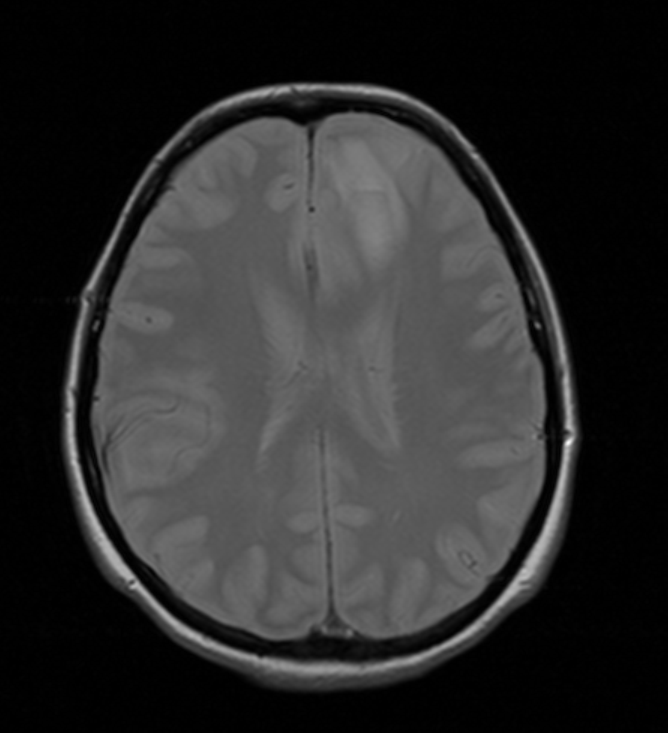
#> input picture r2.png, 668 x 733 px
$ python main.py   (older library calls are emulated)
#> lines starting #> are read from the running program, lines starting #| are printed output that depends on the picture
import cv2
import numpy as np
from scipy import ndimage
from matplotlib import pyplot as plt

# ***** WCZYTANIE ZDJĘCIA *****
img = cv2.imread("r2.png")
#> img is the input picture: shape (733, 668, 3); min 0, max 249, mean 44

# ***** ZDEFINIOWANIE KRAWĘDZI X i Y *****
# ***** SOBEL *****
kernel_Sobel_x = np.array([
    [1, 0, -1],
    [2, 0, -2],
    [1, 0, -1]])
kernel_Sobel_y = np.array([
    [-1, -2, -1],
    [0, 0, 0],
    [1, 2, 1]])
# ***** ROBERTS *****
kernel_Roberts_x = np.array([
    [1, 0],
    [0, -1]
    ])
kernel_Roberts_y = np.array([
    [0, -1],
    [1, 0]
    ])
# ***** POŁĄCZENIE ZDJĘĆ X i Y *****
sob_x = cv2.filter2D(img, cv2.CV_64F, kernel_Sobel_x)
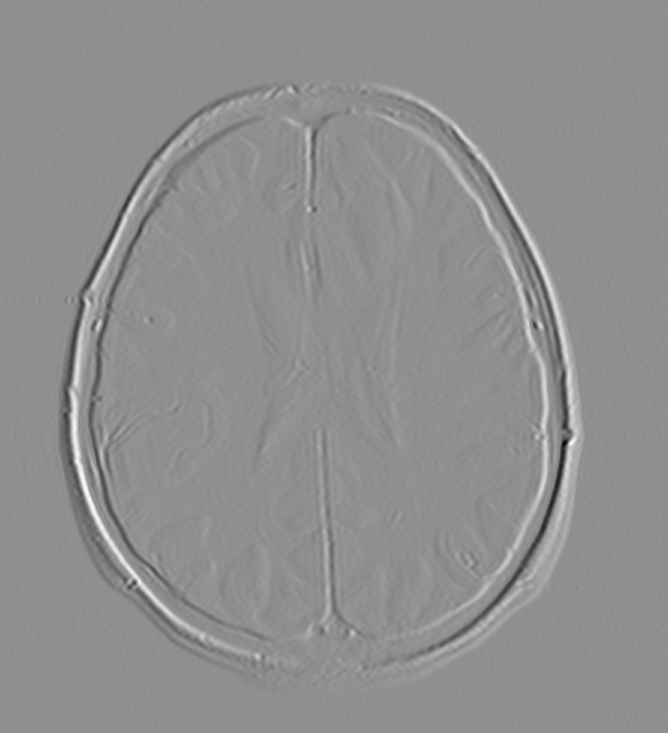
#> sob_x: shape (733, 668, 3) float64; min -373, max 289, mean 0; drawn with min black and max white
sob_y = cv2.filter2D(img, cv2.CV_64F, kernel_Sobel_y)
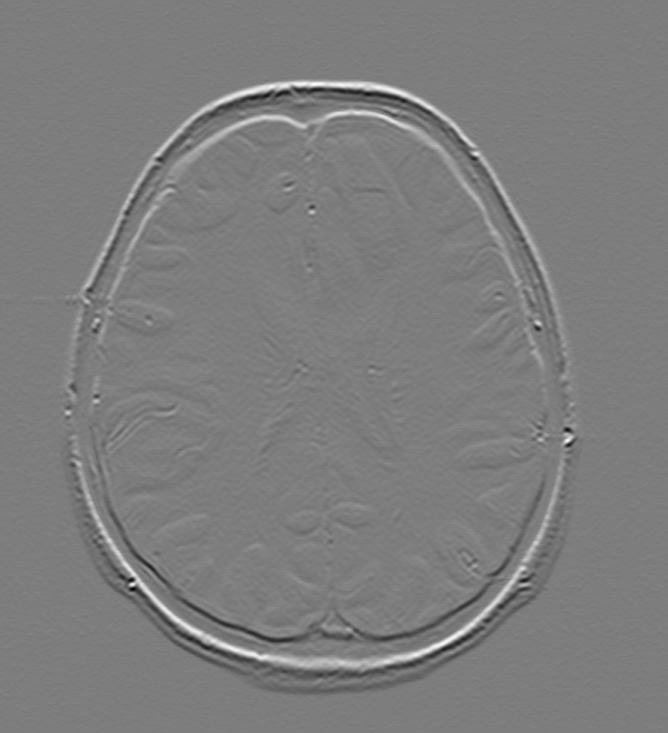
#> sob_y: shape (733, 668, 3) float64; min -248, max 255, mean 0; drawn with min black and max white
sob = sob_x + sob_y
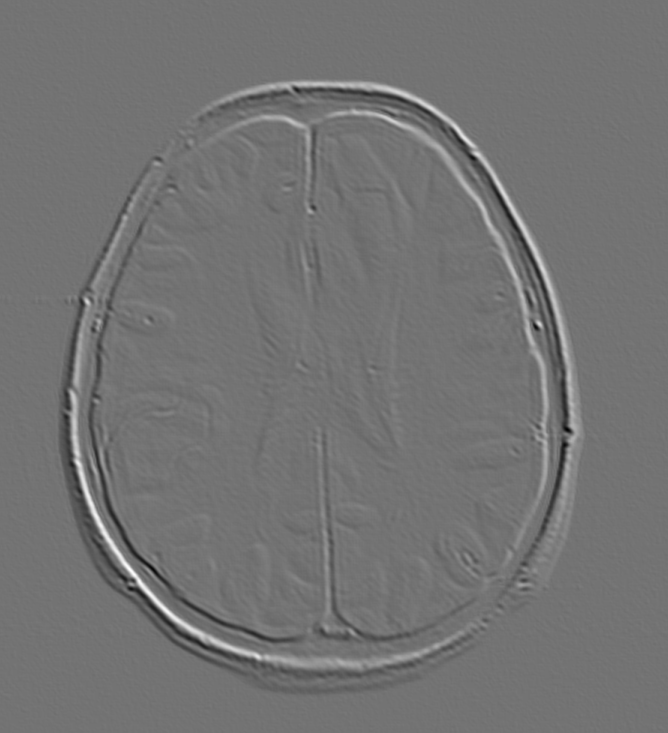
#> sob: shape (733, 668, 3) float64; min -366, max 442, mean 0; drawn with min black and max white
rob_x = cv2.filter2D(img, cv2.CV_64F, kernel_Roberts_x)
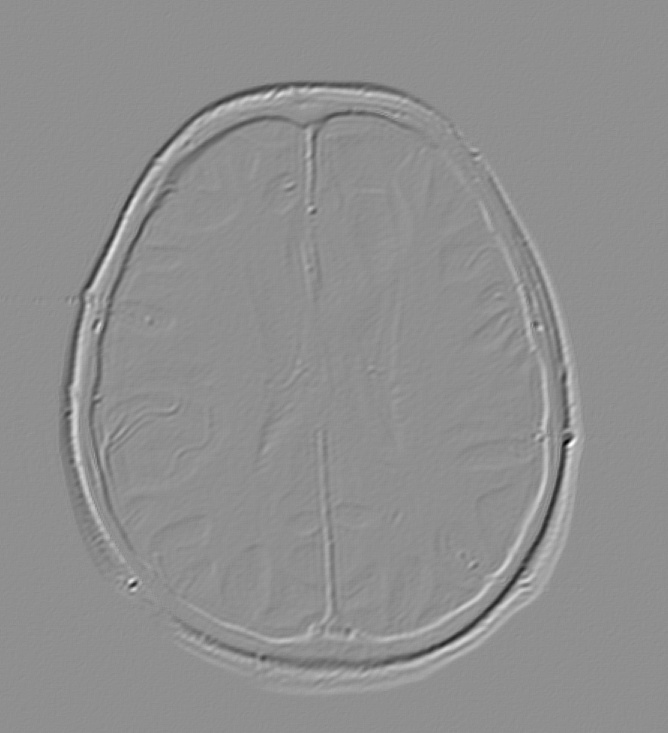
#> rob_x: shape (733, 668, 3) float64; min -68, max 53, mean 0; drawn with min black and max white
rob_y = cv2.filter2D(img, cv2.CV_64F, kernel_Roberts_y)
rob = rob_x + rob_y

# ***** WYSWIETLENIE ZDJEC *****
plt.subplot(4,2,1),plt.imshow(img,cmap = 'gray')
plt.title('ORYGINAŁ'), plt.xticks([]), plt.yticks([])
plt.subplot(4,2,3),plt.imshow(sob_x,cmap = 'gray')
plt.title('SOB_X'), plt.xticks([]), plt.yticks([])
plt.subplot(4,2,5),plt.imshow(sob_y,cmap = 'gray')
plt.title('SOB_Y'), plt.xticks([]), plt.yticks([])
plt.subplot(4,2,7),plt.imshow(sob,cmap = 'gray')
plt.title('Sobel'), plt.xticks([]), plt.yticks([])

plt.subplot(4,2,4),plt.imshow(rob_x,cmap = 'gray')
plt.title('ROB_X'), plt.xticks([]), plt.yticks([])
plt.subplot(4,2,6),plt.imshow(rob_y,cmap = 'gray')
plt.title('ROB_Y'), plt.xticks([]), plt.yticks([])
plt.subplot(4,2,8),plt.imshow(rob,cmap = 'gray')
plt.title('ROB'), plt.xticks([]), plt.yticks([])
plt.show()
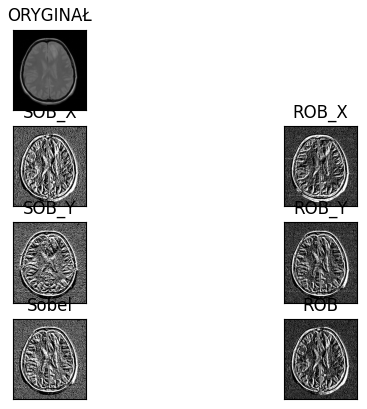
#> figure drawn by matplotlib, 7 panels
